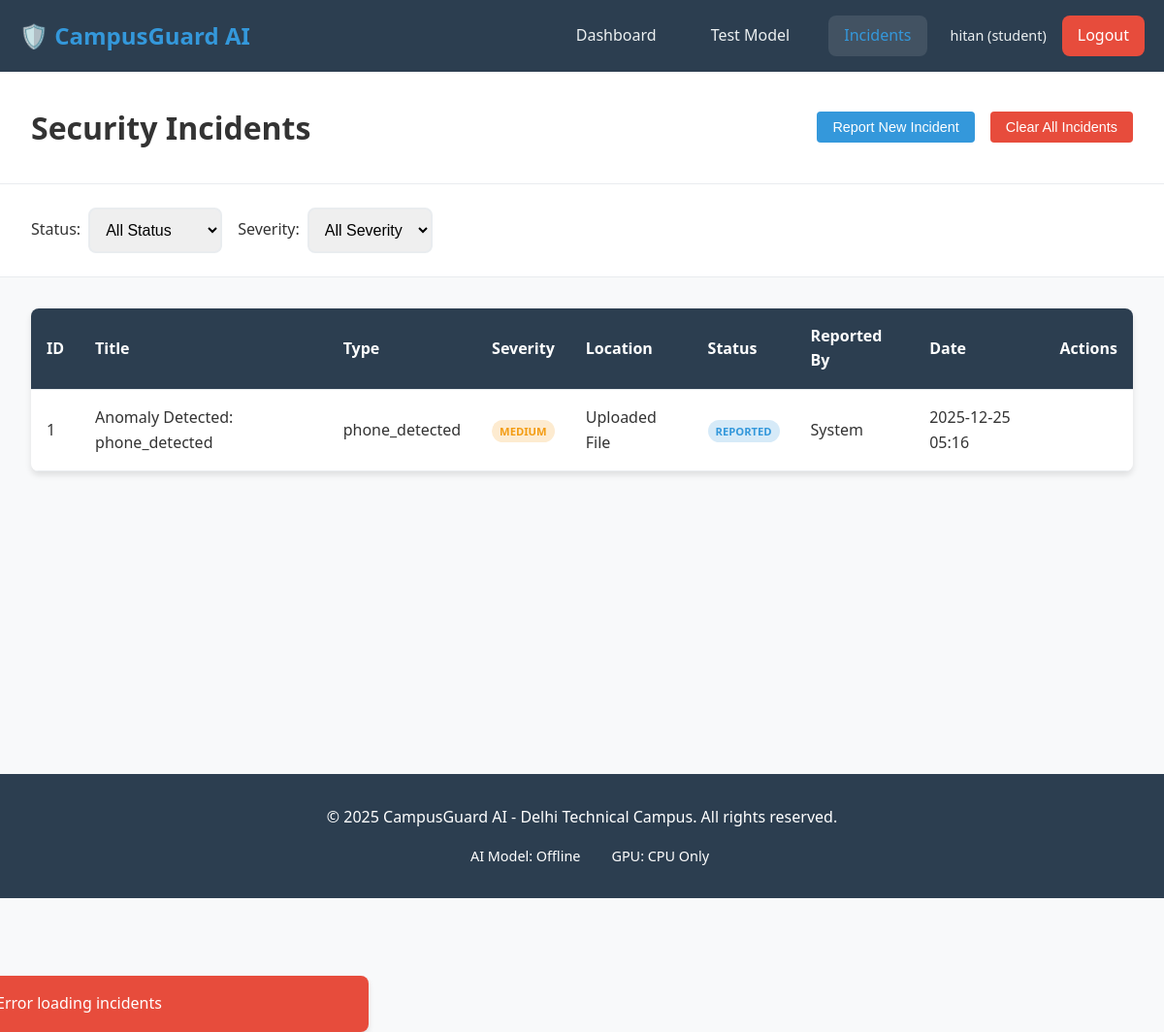
Page /incidents (signed in) on the committed database.
### database.py (models this page shows, shortened)
class User(UserMixin, db.Model):
    __tablename__ = 'users'
    id = db.Column(db.Integer, primary_key=True)
    username = db.Column(db.String(80), unique=True, nullable=False)
    email = db.Column(db.String(120), unique=True, nullable=False)
    password_hash = db.Column(db.String(128), nullable=False)
    role = db.Column(db.String(20), nullable=False, default='student')
    department = db.Column(db.String(100))
    is_active = db.Column(db.Boolean, default=True)
    created_at = db.Column(db.DateTime, default=datetime.utcnow)
    incidents = db.relationship('Incident', backref='reported_by', lazy=True)

class Incident(db.Model):
    __tablename__ = 'incidents'
    id = db.Column(db.Integer, primary_key=True)
    title = db.Column(db.String(200), nullable=False)
    description = db.Column(db.Text)
    incident_type = db.Column(db.String(50), nullable=False)
    severity = db.Column(db.String(20), default='medium')
    location = db.Column(db.String(200))
    camera_id = db.Column(db.Integer, db.ForeignKey('cameras.id'))
    reported_by_id = db.Column(db.Integer, db.ForeignKey('users.id'))
    confidence_score = db.Column(db.Float)
    video_evidence_path = db.Column(db.String(500))
    frame_evidence = db.Column(db.Text)  # Base64 encoded frame
    status = db.Column(db.String(20), default='reported')
    created_at = db.Column(db.DateTime, default=datetime.utcnow)
    resolved_at = db.Column(db.DateTime)

### app.py (the view)
@app.route('/incidents')
@login_required
def incidents():
    incidents_list = Incident.query.order_by(Incident.created_at.desc()).all()
    return render_template('incidents.html', incidents=incidents_list)

### app.py (called while the page is built)
@login_manager.user_loader
def load_user(user_id):
    try:
        return db.session.get(User, int(user_id))
    except Exception:
        return None

### templates/incidents.html (shortened to what this page needs)
{% extends "base.html" %}
{% block content %}
<div class="incidents-header">
    <h1>Security Incidents</h1>
    <div class="header-controls">
        <button id="reportIncident" class="btn btn-primary">Report New Incident</button>
        <button id="clearIncidents" class="btn btn-danger">Clear All Incidents</button>
    </div>
</div>
<div class="incidents-controls">
    <div class="filter-group">
        <label for="statusFilter">Status:</label>
        <select id="statusFilter" class="form-input">
            <option value="all">All Status</option>
        </select>
    </div>
    <div class="filter-group">
        <label for="severityFilter">Severity:</label>
        <select id="severityFilter" class="form-input">
            <option value="all">All Severity</option>
        </select>
    </div>
    <button id="applyFilters" class="btn btn-secondary">Apply Filters</button>
</div>
<div class="incidents-list">
    <div class="incidents-table-container">
        <table class="incidents-table">
            <thead>
                <tr>
                    <th>ID</th>
                    <th>Title</th>
                    <th>Type</th>
                    <th>Severity</th>
                    <th>Location</th>
                    <th>Status</th>
                    <th>Reported By</th>
                    <th>Date</th>
                    <th>Actions</th>
                </tr>
            </thead>
            <tbody id="incidentsTableBody">
                {% for incident in incidents %}
                <tr class="incident-row severity-{{ incident.severity }}">
                    <td>{{ incident.id }}</td>
                    <td>{{ incident.title }}</td>
                    <td>{{ incident.incident_type }}</td>
                    <td>
                        <span class="severity-badge {{ incident.severity }}">
                            {{ incident.severity|upper }}
                        </span>
                    </td>
                    <td>{{ incident.location or 'N/A' }}</td>
                    <td>
                        <span class="status-badge {{ incident.status }}">
                            {{ incident.status|upper }}
                        </span>
                    </td>
                    <td>{{ incident.reported_by.username if incident.reported_by else 'System' }}</td>
                    <td>{{ incident.created_at.strftime('%Y-%m-%d %H:%M') }}</td>
                    <td>
                    </td>
                </tr>
                {% endfor %}
            </tbody>
        </table>
    </div>
</div>
{% endblock %}

### templates/base.html (shortened to what this page needs)
<!DOCTYPE html>
<html lang="en">
<head>
    <link rel="stylesheet" href="{{ url_for('static', filename='css/style.css') }}">
</head>
<body>
    <video autoplay muted loop playsinline id="videoBackground">
        <source src="{{ url_for('static', filename='videos/background.mp4') }}" type="video/mp4">
    </video>
    <nav class="navbar">
        <div class="nav-container">
            <div class="nav-logo">
                <h2>🛡️ CampusGuard AI</h2>
            </div>
            <div class="nav-menu">
                {% if current_user.is_authenticated %}
                    <a href="{{ url_for('dashboard') }}" class="nav-link {% if request.endpoint == 'dashboard' %}active{% endif %}">Dashboard</a>
                    <a href="{{ url_for('test') }}" class="nav-link {% if request.endpoint == 'test' %}active{% endif %}">Test Model</a>
                    <a href="{{ url_for('incidents') }}" class="nav-link {% if request.endpoint == 'incidents' %}active{% endif %}">Incidents</a>
                    <div class="nav-user">
                        <span class="user-info">{{ current_user.username }} ({{ current_user.role }})</span>
                        <a href="{{ url_for('auth.logout') }}" class="nav-link logout-btn">Logout</a>
                    </div>
                {% else %}
                    <a href="{{ url_for('auth.login') }}" class="nav-link">Login</a>
                    <a href="{{ url_for('auth.register') }}" class="nav-link">Register</a>
                {% endif %}
            </div>
        </div>
    </nav>
    <main class="main-content">
        {% block content %}{% endblock %}
    </main>
    <footer class="footer">
        <div class="container">
            <p>&copy; 2025 CampusGuard AI - Delhi Technical Campus. All rights reserved.</p>
            <div class="system-status">
                <span>AI Model: {% if model_loaded %}Loaded{% else %}Offline{% endif %}</span>
                <span>GPU: {% if cuda_available %}Available{% else %}CPU Only{% endif %}</span>
            </div>
        </div>
    </footer>
</body>
</html>

### static/css/style.css (style rules this page uses)
* { margin: 0; padding: 0; box-sizing: border-box; }
:root { --primary-color: #3498db; --primary-dark: #2980b9; --secondary-color: #2c3e50; --success-color: #27ae60; --warning-color: #f39c12; --danger-color: #e74c3c; --info-color: #17a2b8; --light-color: #ecf0f1; --dark-color: #2c3e50; --gray-color: #95a5a6; --border-radius: 8px; --box-shadow: 0 4px 6px rgba(0, 0, 0, 0.1); --transition: all 0.3s ease; }
body { font-family: 'Segoe UI', Tahoma, Geneva, Verdana, sans-serif; line-height: 1.6; color: #333; background-color: #f8f9fa; }
.container { max-width: 1200px; margin: 0 auto; padding: 0 20px; }
.navbar { background: var(--secondary-color); color: white; padding: 1rem 0; box-shadow: var(--box-shadow); position: sticky; top: 0; z-index: 1000; }
.nav-container { max-width: 1200px; margin: 0 auto; padding: 0 20px; display: flex; justify-content: space-between; align-items: center; }
.nav-logo h2 { color: var(--primary-color); font-size: 1.5rem; }
.nav-menu { display: flex; gap: 1.5rem; align-items: center; }
.nav-link { color: var(--light-color); text-decoration: none; padding: 0.5rem 1rem; border-radius: var(--border-radius); transition: var(--transition); font-weight: 500; }
.nav-link:hover, .nav-link.active { background-color: rgba(255, 255, 255, 0.1); color: var(--primary-color); }
.nav-user { display: flex; align-items: center; gap: 1rem; }
.user-info { color: var(--light-color); font-size: 0.9rem; }
.logout-btn { background: var(--danger-color); color: white; }
.main-content { min-height: calc(100vh - 140px); }
.btn { padding: 0.75rem 1.5rem; border: none; border-radius: var(--border-radius); text-decoration: none; font-weight: 600; cursor: pointer; transition: var(--transition); display: inline-block; text-align: center; font-size: 0.9rem; }
.btn-primary { background: var(--primary-color); color: white; }
.btn-secondary { background: transparent; color: white; border: 2px solid white; }
.btn-danger { background: var(--danger-color); color: white; }
.form-input { width: 100%; padding: 0.75rem; border: 2px solid #e9ecef; border-radius: var(--border-radius); font-size: 1rem; transition: var(--transition); }
.incidents-header { background: white; padding: 2rem; border-bottom: 1px solid #e9ecef; display: flex; justify-content: space-between; align-items: center; }
.incidents-controls { background: white; padding: 1.5rem 2rem; display: flex; gap: 1rem; align-items: center; border-bottom: 1px solid #e9ecef; }
.filter-group { display: flex; align-items: center; gap: 0.5rem; }
.incidents-list { padding: 2rem; }
.incidents-table-container { background: white; border-radius: var(--border-radius); box-shadow: var(--box-shadow); overflow: hidden; }
.incidents-table { width: 100%; border-collapse: collapse; }
.incidents-table th, .incidents-table td { padding: 1rem; text-align: left; border-bottom: 1px solid #e9ecef; }
.incidents-table th { background: var(--secondary-color); color: white; font-weight: 600; }
.severity-badge, .status-badge { padding: 0.25rem 0.5rem; border-radius: 12px; font-size: 0.7rem; font-weight: bold; text-transform: uppercase; }
.severity-badge.medium { background: #fdebd0; color: var(--warning-color); }
.status-badge.reported { background: #d6eaf8; color: var(--primary-color); }
.footer { background: var(--secondary-color); color: white; text-align: center; padding: 2rem 0; margin-top: 4rem; }
.system-status { display: flex; justify-content: center; gap: 1rem; margin-top: 1rem; font-size: 0.9rem; }
.header-controls { display: flex; gap: 1rem; }
.btn { padding: 8px 16px; border-radius: 4px; cursor: pointer; border: none; font-weight: 500; transition: var(--transition); }
.btn-primary { background-color: var(--primary-color); color: white; }
.btn-danger { background-color: var(--danger-color); color: white; }

### templates/base.html (style rules this page uses)
#videoBackground { position: fixed; top: 0; left: 0; width: 100%; height: 100%; object-fit: cover; z-index: -1; }
body::before { content: ''; position: fixed; top: 0; left: 0; width: 100%; height: 100%; z-index: -1; }
.navbar, .main-content, .footer, .flash-messages, .auth-container { position: relative; z-index: 10; }

### rows in the picture
User: username "hitan", role "student"
Incident: id "1", title "Anomaly Detected: phone_detected", incident_type "phone_detected", severity "MEDIUM", location "Uploaded File", status "REPORTED", reported_by "System", created_at "2025-12-25 05:16"
